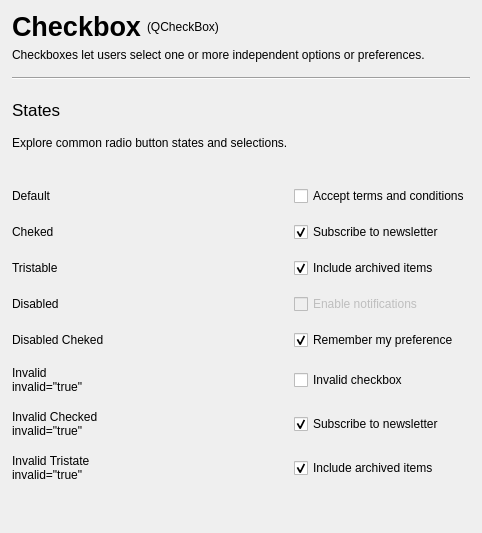
        <widget class="QWidget" name="checkbox_page">
         <layout class="QVBoxLayout" name="verticalLayout_36">
          <property name="leftMargin">
           <number>12</number>
          </property>
          <property name="rightMargin">
           <number>12</number>
          </property>
          <item>
           <layout class="QVBoxLayout" name="verticalLayout_37">
            <property name="bottomMargin">
             <number>9</number>
            </property>
            <item>
             <layout class="QHBoxLayout" name="horizontalLayout_37">
              <item>
               <widget class="QLabel" name="label_128">
                <property name="sizePolicy">
                 <sizepolicy hsizetype="Fixed" vsizetype="Preferred">
                  <horstretch>0</horstretch>
                  <verstretch>0</verstretch>
                 </sizepolicy>
                </property>
                <property name="styleSheet">
                 <string notr="true">font-size: 20pt;
font-weight: 600;</string>
                </property>
                <property name="text">
                 <string>Checkbox</string>
                </property>
               </widget>
              </item>
              <item>
               <widget class="QLabel" name="label_129">
                <property name="text">
                 <string>(QCheckBox)</string>
                </property>
               </widget>
              </item>
             </layout>
            </item>
            <item>
             <widget class="QLabel" name="label_130">
              <property name="text">
               <string>Checkboxes let users select one or more independent options or preferences.</string>
              </property>
              <property name="wordWrap">
               <bool>true</bool>
              </property>
              <property name="class" stdset="0">
               <string>muted</string>
              </property>
             </widget>
            </item>
           </layout>
          </item>
          <item>
           <widget class="Line" name="line_12">
            <property name="minimumSize">
             <size>
              <width>0</width>
              <height>2</height>
             </size>
            </property>
            <property name="maximumSize">
             <size>
              <width>16777215</width>
              <height>2</height>
             </size>
            </property>
            <property name="orientation">
             <enum>Qt::Orientation::Horizontal</enum>
            </property>
           </widget>
          </item>
          <item>
           <layout class="QGridLayout" name="gridLayout_15">
            <property name="topMargin">
             <number>15</number>
            </property>
            <property name="verticalSpacing">
             <number>16</number>
            </property>
            <item row="3" column="0">
             <widget class="QLabel" name="label_124">
              <property name="text">
               <string>Default</string>
              </property>
             </widget>
            </item>
            <item row="7" column="1">
             <widget class="QCheckBox" name="checkBox_11">
              <property name="enabled">
               <bool>false</bool>
              </property>
              <property name="text">
               <string>Enable notifications</string>
              </property>
              <property name="autoExclusive">
               <bool>false</bool>
              </property>
             </widget>
            </item>
            <item row="3" column="1">
             <widget class="QCheckBox" name="checkBox_10">
              <property name="text">
               <string>Accept terms and conditions</string>
              </property>
             </widget>
            </item>
            <item row="7" column="0">
             <widget class="QLabel" name="label_123">
              <property name="text">
               <string>Disabled</string>
              </property>
             </widget>
            </item>
            <item row="8" column="0">
             <widget class="QLabel" name="label_119">
              <property name="text">
               <string>Disabled Cheked</string>
              </property>
             </widget>
            </item>
            <item row="5" column="0">
             <widget class="QLabel" name="label_122">
              <property name="text">
               <string>Cheked</string>
              </property>
             </widget>
            </item>
            <item row="0" column="0">
             <widget class="QLabel" name="label_120">
              <property name="styleSheet">
               <string notr="true">font-size: 13pt;</string>
              </property>
              <property name="text">
               <string>States</string>
              </property>
             </widget>
            </item>
            <item row="6" column="0">
             <widget class="QLabel" name="label_126">
              <property name="text">
               <string>Tristable</string>
              </property>
             </widget>
            </item>
            <item row="8" column="1">
             <widget class="QCheckBox" name="checkBox_9">
              <property name="enabled">
               <bool>true</bool>
              </property>
              <property name="text">
               <string>Remember my preference</string>
              </property>
              <property name="checked">
               <bool>true</bool>
              </property>
              <property name="autoExclusive">
               <bool>false</bool>
              </property>
             </widget>
            </item>
            <item row="2" column="0">
             <spacer name="verticalSpacer_51">
              <property name="orientation">
               <enum>Qt::Orientation::Vertical</enum>
              </property>
              <property name="sizeHint" stdset="0">
               <size>
                <width>20</width>
                <height>20</height>
               </size>
              </property>
             </spacer>
            </item>
            <item row="1" column="0">
             <widget class="QLabel" name="label_118">
              <property name="text">
               <string>Explore common radio button states and selections.</string>
              </property>
              <property name="class" stdset="0">
               <string>muted</string>
              </property>
             </widget>
            </item>
            <item row="9" column="1">
             <widget class="QCheckBox" name="checkBox_8">
              <property name="text">
               <string>Invalid checkbox</string>
              </property>
              <property name="invalid" stdset="0">
               <string>true</string>
              </property>
             </widget>
            </item>
            <item row="5" column="1">
             <widget class="QCheckBox" name="checkBox_7">
              <property name="text">
               <string>Subscribe to newsletter</string>
              </property>
              <property name="checked">
               <bool>true</bool>
              </property>
              <property name="autoExclusive">
               <bool>false</bool>
              </property>
             </widget>
            </item>
            <item row="6" column="1">
             <widget class="QCheckBox" name="tristable_checkbox">
              <property name="text">
               <string>Include archived items</string>
              </property>
              <property name="checked">
               <bool>true</bool>
              </property>
              <property name="autoExclusive">
               <bool>false</bool>
              </property>
              <property name="tristate">
               <bool>true</bool>
              </property>
             </widget>
            </item>
            <item row="10" column="1">
             <widget class="QCheckBox" name="checkBox_12">
              <property name="text">
               <string>Subscribe to newsletter</string>
              </property>
              <property name="checked">
               <bool>true</bool>
              </property>
              <property name="autoExclusive">
               <bool>false</bool>
              </property>
              <property name="invalid" stdset="0">
               <string>true</string>
              </property>
             </widget>
            </item>
            <item row="11" column="1">
             <widget class="QCheckBox" name="invalid_tristable_checkbox">
              <property name="text">
               <string>Include archived items</string>
              </property>
              <property name="checkable">
               <bool>true</bool>
              </property>
              <property name="checked">
               <bool>true</bool>
              </property>
              <property name="autoExclusive">
               <bool>false</bool>
              </property>
              <property name="tristate">
               <bool>true</bool>
              </property>
              <property name="invalid" stdset="0">
               <string>true</string>
              </property>
             </widget>
            </item>
            <item row="9" column="0">
             <layout class="QVBoxLayout" name="verticalLayout_38">
              <item>
               <widget class="QLabel" name="label_121">
                <property name="text">
                 <string>Invalid</string>
                </property>
               </widget>
              </item>
              <item>
               <widget class="QLabel" name="label_131">
                <property name="text">
                 <string>invalid=&quot;true&quot;</string>
                </property>
                <property name="class" stdset="0">
                 <string>muted</string>
                </property>
               </widget>
              </item>
             </layout>
            </item>
            <item row="10" column="0">
             <layout class="QVBoxLayout" name="verticalLayout_39">
              <item>
               <widget class="QLabel" name="label_125">
                <property name="text">
                 <string>Invalid Checked</string>
                </property>
               </widget>
              </item>
              <item>
               <widget class="QLabel" name="label_127">
                <property name="text">
                 <string>invalid=&quot;true&quot;</string>
                </property>
                <property name="class" stdset="0">
                 <string>muted</string>
                </property>
               </widget>
              </item>
             </layout>
            </item>
            <item row="11" column="0">
             <layout class="QVBoxLayout" name="verticalLayout_40">
              <item>
               <widget class="QLabel" name="label_132">
                <property name="text">
                 <string>Invalid Tristate</string>
                </property>
               </widget>
              </item>
              <item>
               <widget class="QLabel" name="label_133">
                <property name="text">
                 <string>invalid=&quot;true&quot;</string>
                </property>
                <property name="class" stdset="0">
                 <string>muted</string>
                </property>
               </widget>
              </item>
             </layout>
            </item>
           </layout>
          </item>
          <item>
           <spacer name="verticalSpacer_50">
            <property name="orientation">
             <enum>Qt::Orientation::Vertical</enum>
            </property>
            <property name="sizeHint" stdset="0">
             <size>
              <width>20</width>
              <height>40</height>
             </size>
            </property>
           </spacer>
          </item>
         </layout>
        </widget>
